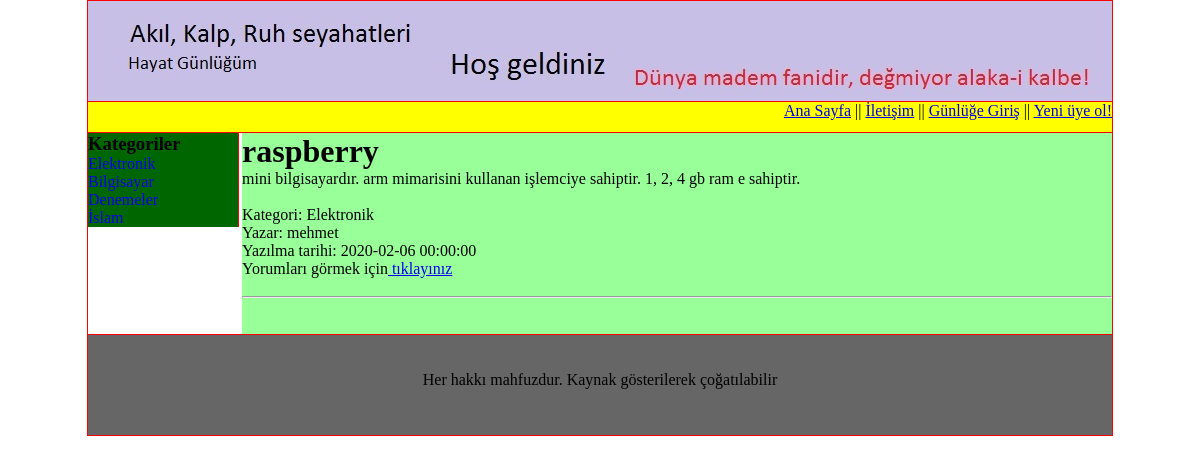
The page /index.php?kategori=Elektronik on the database its author committed.
### tables this page shows
CREATE TABLE IF NOT EXISTS `kategoriler` (
  `id` int(11) NOT NULL AUTO_INCREMENT,
  `kategori` varchar(100) NOT NULL,
  `aciklama` varchar(300) NOT NULL,
  PRIMARY KEY (`id`)
);

CREATE TABLE IF NOT EXISTS `yazilar` (
  `id` int(11) NOT NULL AUTO_INCREMENT,
  `baslik` varchar(500) NOT NULL,
  `icerik` text NOT NULL,
  `kategori` varchar(50) NOT NULL,
  `tarih` datetime NOT NULL,
  `kullanici_adi` varchar(50) NOT NULL,
  PRIMARY KEY (`id`)
);

### index.php (the view, shortened to what this page needs)
<html>
<head>
<link rel ="stylesheet" type="text/css" href="mainstil.css">
</head>
<body>
<div  class ="tasiyici">
<div class="ustbolum">
<img src="ust.jpg">
</div>
<div class="ust1">
<a href="index.php">Ana Sayfa</a> || <a href="iletisim.php">İletişim</a> ||
<?php
if(isset($_SESSION["login"]))
{
	echo "<a href='cikis.php'>Çıkış</a> ";
}
else
{
	echo "<a href='giris.php'>Günlüğe Giriş</a> ";
}
?>
|| <a href="uyekayit.php">Yeni üye ol!</a>
</div>
<div class="solbolum">
<?php
require_once "ayar.php" ;
$baglanti =mysqli_connect($blog_vt_host,$blog_vt_username,$blog_vt_sifre,$blog_vt_name);
$sql_baglanti= "SELECT * FROM kategoriler";
$sorgu=mysqli_query($baglanti, $sql_baglanti);
 echo "<h3> Kategoriler </h3>";
while ($satir =mysqli_fetch_array($sorgu))
{
	$kategori = $satir["kategori"];
	echo "<p><a href='index.php?kategori=".$kategori."'>".$kategori."</a></p>";
}
?>
</div>
<div class="sagbolum">
<?php
	$baglanti =mysqli_connect($blog_vt_host,$blog_vt_username,$blog_vt_sifre,$blog_vt_name);
	if (isset($_GET['kategori']))
	{
	$sql_baglanti= "SELECT * FROM yazilar WHERE kategori='".$_GET['kategori']."' ORDER BY tarih DESC";
	$sorgu=mysqli_query($baglanti, $sql_baglanti);
	while ($satir =mysqli_fetch_array($sorgu))
    {
	echo "<h1>".$satir['baslik']."</h1>";
	echo "<p>".$satir['icerik']."</p>";
	echo "<br>";
	echo "<p>Kategori: ".$satir['kategori']."</p>";
	echo "<p>Yazar: ".$satir['kullanici_adi']."</p>";
	echo "<p>Yazılma tarihi: ".$satir['tarih']."</p>";
	echo "<p>Yorumları görmek için<a href='ayrinti.php?yazi_id=".$satir['id']."'> tıklayınız</a> </p>";
	echo "<br>";
	echo "<hr/>";
	echo "<br/>";
	echo "<br/>";
	}
	}
?>
</div>
<div class="altbolum">
	<br>
    <br>
	<p> Her hakkı mahfuzdur. Kaynak gösterilerek çoğatılabilir</p>
</div>
</div>
</body>
</html>

### mainstil.css (style rules this page uses)
* { padding:0px;margin:0px; }
.tasiyici { width:1024px; margin:auto; border:1px solid red; }
.ustbolum { height:100px; width :1024px; border-bottom:1px solid red; }
.ust1 { height: 30px; width : 100%; border-bottom: 1px solid red; background-color: #FF0; text-align: right; }
.solbolum { float:left; width:150px;border-right:1px solid red;background-color:#006600; }
.sagbolum { float:right; width:870;background-color:#99ff99; }
.altbolum { height:100px; border-top:1px solid red; background-color:#666666; text-align: center; }
.solbolum a { text-decoration : none; text-align: center; }

### rows shown on the page
kategoriler: kategori "Elektronik"
kategoriler: kategori "Bilgisayar"
kategoriler: kategori "Denemeler"
kategoriler: kategori "İslam"
yazilar: baslik "raspberry", icerik "mini bilgisayardır. arm mimarisini kullanan işlemciye sahiptir. 1, 2, 4 gb ram e sahiptir.", kategori "Elektronik", kullanici_adi "mehmet", tarih "2020-02-06 00:00:00"
